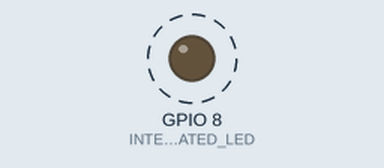
Recording of a sketch running on a simulated ESP32-S3. Parts: output pins drawn as LEDs (lit = HIGH). Dashed ring = blinking. WiFi joins after 1.5 s; servers stay silent unless stated; what the sketch prints to the serial monitor is not drawn.

Above: at 2.0 s.
Timing chart, 0 to 6.1 s (numbered marks = the images above):
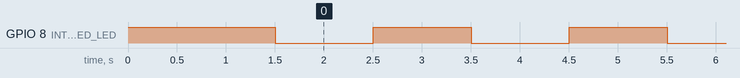

The sketch:

reciver.ino
```cpp
#include <WiFiManager.h>

const int INTEGRATED_LED = 8;

void setup() {
    WiFi.mode(WIFI_STA);
    Serial.begin(115200);
    pinMode(INTEGRATED_LED, OUTPUT);
    digitalWrite(INTEGRATED_LED, HIGH);

    WiFiManager wm;
    //wm.resetSettings();
    bool res;
    res = wm.autoConnect("HydroSync - HR01MX","12345678");

    if(!res) {
        Serial.println("Fallo en la conexión");
        //ESP.restart();
    }
    else {
        Serial.println("Conexión con éxito");
    }

}

void loop() {
    digitalWrite(INTEGRATED_LED, LOW);
    delay(1000);
    digitalWrite(INTEGRATED_LED, HIGH);
    delay(1000);
}
```

methods.ino
```cpp

```

Measured:
- by itself, GPIO 8 (INTEGRATED_LED): alternates HIGH for 1.0 s and LOW for 1.0 s
